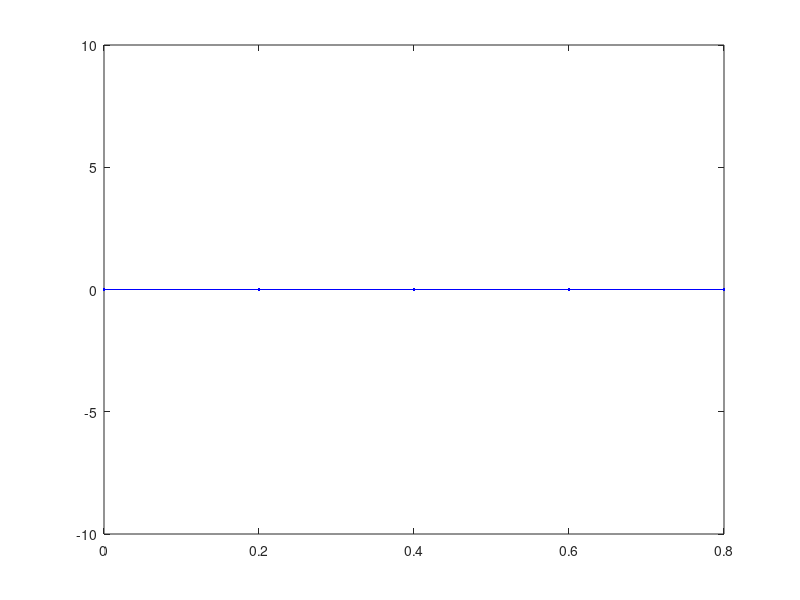

The MATLAB source for this figure: (Note: this script raises an error after producing the figure.)
%Script 1.1
%Example 1  
 
Fs=input('Give the sampling period_:');  %sampling period (samples per second)
f1=input('Give the frequency_:');  
Amp=input('Give the Amplitude_:');
 
Ts=1/Fs;        % seconds per sample 
dt=0:Ts:1-Ts;   %signal duration
 
[y1]=(Amp*sin(2*pi*f1*dt))'; % sin function
 
plot(dt,y1,'b.-');   %plot function
ylim([-Amp-5 Amp+5])
ax=gca;            %grid parameter
ax.YGrid= 'on';    % y grid on
 
title('Simulated data','FontSize',20)  
ylabel('y(t)')
xlabel('(t) Time')

